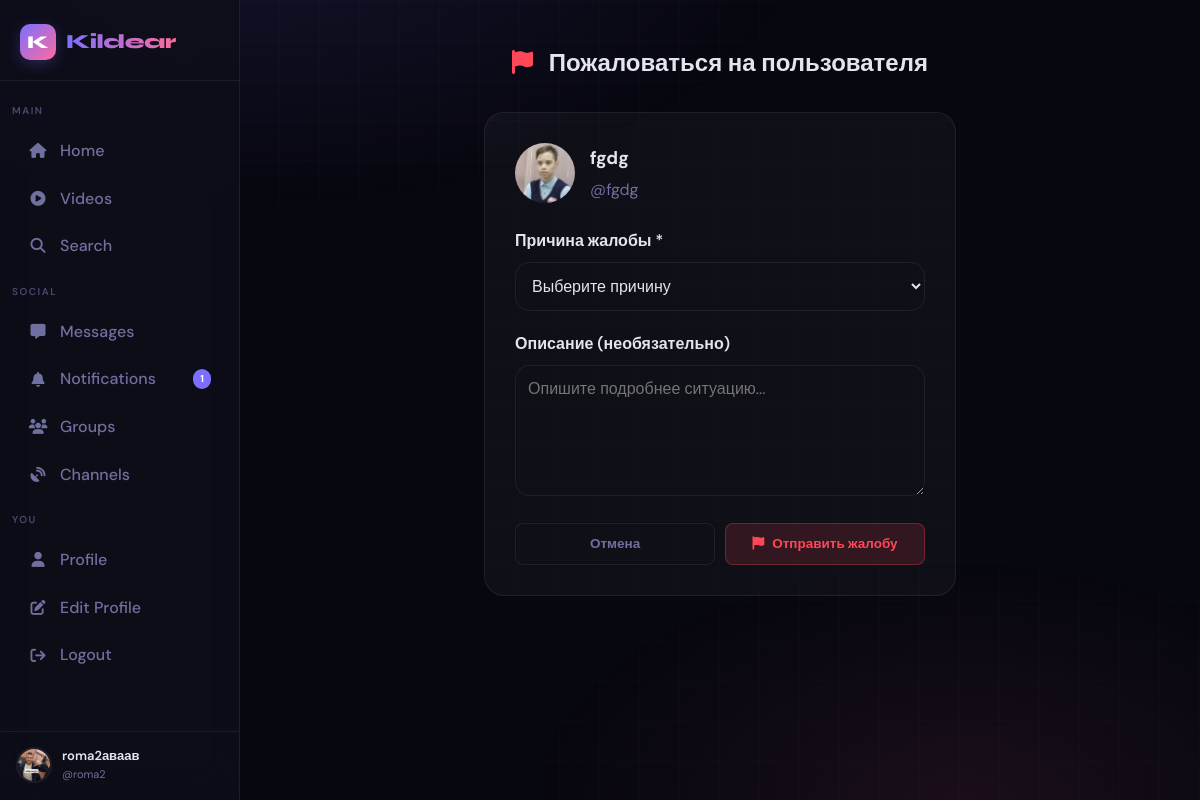
The page /report/user/1 (signed in) on the database its author committed.
### app.py (models this page shows, shortened)
class User(UserMixin, db.Model):
    id = db.Column(db.Integer, primary_key=True)
    username = db.Column(db.String(40), unique=True, nullable=False)
    email = db.Column(db.String(120), unique=True, nullable=False)
    password_hash = db.Column(db.String(256), nullable=False)
    display_name = db.Column(db.String(60), default="")
    bio = db.Column(db.String(500), default="")
    avatar = db.Column(db.String(300), default="/static/default_avatar.png")
    cover_photo = db.Column(db.String(300), default="")
    website = db.Column(db.String(200), default="")
    location = db.Column(db.String(100), default="")
    accent_color = db.Column(db.String(7), default="#6c63ff")
    is_private = db.Column(db.Boolean, default=False)
    is_verified = db.Column(db.Boolean, default=False)
    is_banned = db.Column(db.Boolean, default=False)
    is_admin = db.Column(db.Boolean, default=False)
    is_online = db.Column(db.Boolean, default=False)
    last_seen = db.Column(db.DateTime, default=datetime.utcnow)
    created_at = db.Column(db.DateTime, default=datetime.utcnow)
    two_factor_enabled = db.Column(db.Boolean, default=False)
    two_factor_secret = db.Column(db.String(32), nullable=True)
    posts = db.relationship("Post", backref="author", lazy="dynamic",
                            foreign_keys="Post.user_id")
    sent_msgs = db.relationship("Message", backref="sender", lazy="dynamic",
                                foreign_keys="Message.sender_id")
    recv_msgs = db.relationship("Message", backref="receiver", lazy="dynamic",
                                foreign_keys="Message.receiver_id")
    notifications = db.relationship("Notification", backref="recipient", lazy="dynamic",
                                    foreign_keys="Notification.user_id")
    comments = db.relationship("Comment", backref="author", lazy="dynamic")
    owned_groups = db.relationship("Group", backref="owner", lazy="dynamic")
    owned_channels = db.relationship("Channel", backref="owner", lazy="dynamic")
    login_history = db.relationship("LoginHistory", backref="user", lazy="dynamic")
    blocked_users = db.relationship(
        "User", secondary=blocks,
        primaryjoin=blocks.c.blocker_id == id,
        secondaryjoin=blocks.c.blocked_id == id,
        backref=db.backref("blocked_by", lazy="dynamic"),
        lazy="dynamic"
    )
    following = db.relationship(
        "User", secondary=follows,
        primaryjoin=follows.c.follower_id == id,
        secondaryjoin=follows.c.followed_id == id,
        backref=db.backref("followers", lazy="dynamic"),
        lazy="dynamic"
    )

### app.py (the view, shortened to what this page needs)
@app.route("/report/user/<int:user_id>", methods=["GET", "POST"])
@login_required
def report_user(user_id):
    reported_user = User.query.get_or_404(user_id)
    if reported_user.id == current_user.id:
        flash("Нельзя пожаловаться на самого себя", "error")
        return redirect(url_for("profile", username=reported_user.username))
    reasons = [
        ("spam", "Спам"),
        ("harassment", "Домогательство"),
        ("hate_speech", "Разжигание ненависти"),
        ("violence", "Насилие"),
        ("scam", "Мошенничество"),
        ("fake_account", "Фейковый аккаунт"),
        ("other", "Другое")
    ]
    return render_template("report_user.html", user=reported_user, reasons=reasons)

### app.py (called while the page is built)
def get_client_ip():
    if request.headers.get('X-Forwarded-For'):
        return request.headers.get('X-Forwarded-For').split(',')[0].strip()
    return request.remote_addr or '0.0.0.0'

@app.before_request
def ddos_shield():
    ip = get_client_ip()
    if ip in _blocked_ips:
        abort(429)
    now = time.time()
    window = [t for t in _req_log[ip] if now - t < 10]
    window.append(now)
    _req_log[ip] = window
    if len(window) > 200:
        _blocked_ips.add(ip)
        app.logger.warning(f"[DDoS] Blocked IP: {ip}")
        abort(429)
    if request.content_length and request.content_length > app.config["MAX_CONTENT_LENGTH"]:
        abort(413)

@app.after_request
def security_headers(response):
    response.headers["X-Content-Type-Options"] = "nosniff"
    response.headers["X-Frame-Options"] = "DENY"
    response.headers["X-XSS-Protection"] = "1; mode=block"
    response.headers["Referrer-Policy"] = "strict-origin-when-cross-origin"
    response.headers["Strict-Transport-Security"] = "max-age=31536000; includeSubDomains"
    csp = [
        "default-src 'self'",
        "script-src 'self' 'unsafe-inline' https://cdn.socket.io https://cdnjs.cloudflare.com",
        "style-src 'self' 'unsafe-inline' https://cdnjs.cloudflare.com",
        "font-src 'self' https://cdnjs.cloudflare.com",
        "img-src 'self' data: blob:",
        "media-src 'self' blob:",
        "connect-src 'self' wss: ws:",
        "frame-ancestors 'none'"
    ]
    response.headers["Content-Security-Policy"] = '; '.join(csp)
    return response

@login_mgr.user_loader
def load_user(user_id):
    return db.session.get(User, int(user_id))

### templates/report_user.html (shortened to what this page needs)
{% extends "base.html" %}
{% block content %}
<div class="report-container" style="max-width: 600px; margin: 0 auto; padding: 20px;">
    <div class="page-header" style="margin-bottom: 30px;">
        <h1 style="font-size: 24px; font-weight: 700;">
            <i class="fa-solid fa-flag" style="color: var(--danger); margin-right: 10px;"></i>
            Пожаловаться на пользователя
        </h1>
    </div>
    <div class="report-card" style="background: var(--card); border-radius: var(--radius-lg); padding: 30px; border: 1px solid var(--border);">
        <div style="display: flex; align-items: center; gap: 15px; margin-bottom: 25px;">
            <img src="{{ user.avatar or '/static/default_avatar.png' }}" style="width: 60px; height: 60px; border-radius: 50%; object-fit: cover;">
            <div>
                <h2 style="font-size: 18px; margin-bottom: 5px;">{{ user.display_name or user.username }}</h2>
                <p style="color: var(--text-muted);">@{{ user.username }}</p>
            </div>
        </div>
        <form method="POST">
            <div class="form-group" style="margin-bottom: 20px;">
                <label style="display: block; margin-bottom: 8px; font-weight: 600;">Причина жалобы *</label>
                <select name="reason" required style="width: 100%; padding: 12px; border: 1px solid var(--border); border-radius: var(--radius); background: var(--input-bg); color: var(--text);">
                    <option value="">Выберите причину</option>
                </select>
            </div>
            <div class="form-group" style="margin-bottom: 20px;">
                <label style="display: block; margin-bottom: 8px; font-weight: 600;">Описание (необязательно)</label>
                <textarea name="description" rows="5" style="width: 100%; padding: 12px; border: 1px solid var(--border); border-radius: var(--radius); background: var(--input-bg); color: var(--text); resize: vertical;" placeholder="Опишите подробнее ситуацию..."></textarea>
            </div>
            <div style="display: flex; gap: 10px;">
                <a href="{{ url_for('profile', username=user.username) }}" class="btn btn-outline" style="flex: 1;">Отмена</a>
                <button type="submit" class="btn btn-danger" style="flex: 1;">
                    <i class="fa-solid fa-flag"></i> Отправить жалобу
                </button>
            </div>
        </form>
    </div>
</div>
{% endblock %}

### templates/base.html (shortened to what this page needs)
<!DOCTYPE html>
<html lang="en" data-theme="dark">
<head>
  <link rel="stylesheet" href="https://cdnjs.cloudflare.com/ajax/libs/font-awesome/6.5.0/css/all.min.css"/>
</head>
<body>
<nav class="sidebar" id="sidebar">
  <a href="{{ url_for('index') }}" class="sidebar-logo">
    <div class="logo-mark">K</div>
    <span class="logo-text">Kildear</span>
  </a>
  <span class="nav-section">Main</span>
  <a href="{{ url_for('index') }}"
     class="nav-item {% if request.endpoint == 'index' %}active{% endif %}">
    <i class="fa-solid fa-house"></i> Home
  </a>
  <a href="{{ url_for('video_feed') }}"
     class="nav-item {% if request.endpoint == 'video_feed' %}active{% endif %}">
    <i class="fa-solid fa-play-circle"></i> Videos
  </a>
  <a href="{{ url_for('search') }}"
     class="nav-item {% if request.endpoint == 'search' %}active{% endif %}">
    <i class="fa-solid fa-magnifying-glass"></i> Search
  </a>
  <span class="nav-section">Social</span>
  <a href="{{ url_for('chat_list') }}"
     class="nav-item {% if 'chat' in request.endpoint %}active{% endif %}">
    <i class="fa-solid fa-message"></i> Messages
  </a>
  <a href="{{ url_for('notifications') }}"
     class="nav-item {% if request.endpoint == 'notifications' %}active{% endif %}">
    <i class="fa-solid fa-bell"></i> Notifications
    {% if notif_count > 0 %}
      <span class="nav-badge">{{ notif_count }}</span>
    {% endif %}
  </a>
  <a href="{{ url_for('groups') }}"
     class="nav-item {% if 'group' in request.endpoint %}active{% endif %}">
    <i class="fa-solid fa-users"></i> Groups
  </a>
  <a href="{{ url_for('channels') }}"
     class="nav-item {% if 'channel' in request.endpoint %}active{% endif %}">
    <i class="fa-solid fa-satellite-dish"></i> Channels
  </a>
  {% if current_user.is_authenticated %}
  <span class="nav-section">You</span>
  <a href="{{ url_for('profile', username=current_user.username) }}"
     class="nav-item {% if request.endpoint == 'profile' and request.view_args.get('username') == current_user.username %}active{% endif %}">
    <i class="fa-solid fa-user"></i> Profile
  </a>
  <a href="{{ url_for('edit_profile') }}"
     class="nav-item {% if request.endpoint == 'edit_profile' %}active{% endif %}">
    <i class="fa-solid fa-pen-to-square"></i> Edit Profile
  </a>
  <a href="{{ url_for('logout') }}" class="nav-item">
    <i class="fa-solid fa-arrow-right-from-bracket"></i> Logout
  </a>
  <div class="sidebar-user">
    <img src="{{ current_user.avatar }}" alt="" class="avatar"/>
    <div class="sidebar-user-info">
      <div class="name truncate">{{ current_user.display_name or current_user.username }}</div>
      <div class="handle">@{{ current_user.username }}</div>
    </div>
  </div>
  {% endif %}
</nav>
<div class="app-shell">
  <div class="main-content">
    {% block content %}{% endblock %}
  </div>
</div>
</body>
</html>

### rows shown on the page
User: avatar (picture), display_name "roma2аваав", username "roma2"
User: avatar (picture), display_name "fgdg", username "fgdg"

### other values the page prints
{{ notif_count }} "1"
